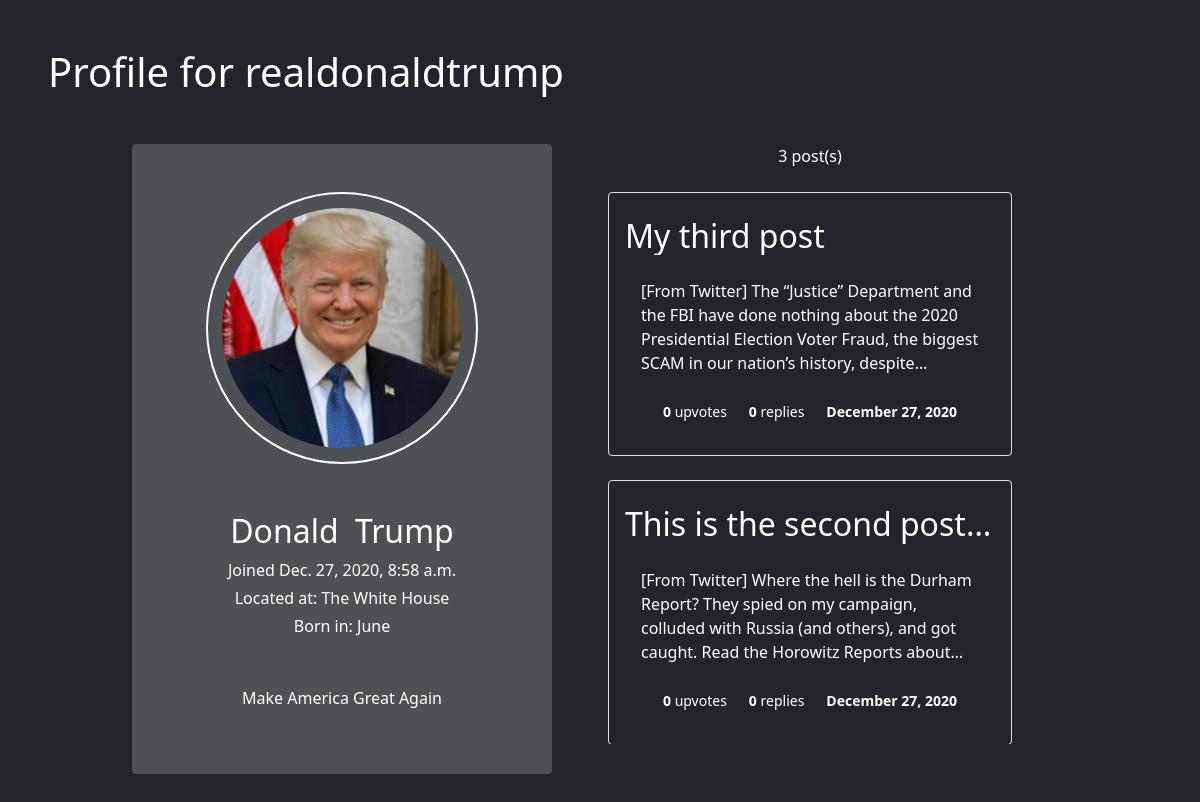
The app's page /profiles/20 with its own data.
### forum/models.py (models this page shows, shortened)
class Profile (models.Model):
    forum_user = models.OneToOneField(ForumUser, on_delete=models.CASCADE)
    picture = models.ImageField(default='defpfp.jpg', upload_to='profiles/', null=True, blank=True)
    date_joined = models.DateTimeField(auto_now_add=True)
    description = models.CharField(max_length=500, null=True, blank=True)
    @property
    def picture_url (self):
        try:
            return self.picture.url
        except:
            return ''
    @property
    def is_description_whitespace (self):
        return self.description.isspace()
    @property
    def post_count (self):
        return ForumPost.objects.filter(profile=self).count()

class ForumUser (models.Model):
    user = models.OneToOneField(User, on_delete=models.CASCADE)
    first_name = models.CharField(max_length=30)
    surname = models.CharField(max_length=30)
    email = models.EmailField(max_length=100)
    phone = models.CharField(max_length=10, validators=[MinLengthValidator(10)])
    dob = models.DateField()
    location = models.CharField(max_length=100, null=True, blank=True)
    @property
    def full_name (self):
        return self.first_name + ' ' + self.surname
    @property
    def dob_month (self):
        months = [
            'January', 'February', 'March', 'April', 'May', 'June',
            'July', 'August', 'September', 'October', 'November', 'December'
        ]
        return months[self.dob.month - 1]

class ForumPost (models.Model):
    profile = models.ForeignKey(Profile, on_delete=models.SET_NULL, null=True)
    title = models.CharField(max_length=200)
    description = models.CharField(max_length=3000, validators=[MinLengthValidator(20)])
    date_posted = models.DateTimeField(auto_now_add=True)
    upvotes = models.IntegerField(default=0, null=True, blank=True)
    @property
    def get_date_full (self):
        return self.date_posted.strftime('%B %d, %Y')

### forum/views.py (the view)
# urls.py: path('profiles/<int:forum_user_id>', profile_details_view, name='profile'),
def profile_details_view (request, forum_user_id):
    if forum_user_id in [obj.id for obj in ForumUser.objects.all()]:
        profile = Profile.objects.get(forum_user=ForumUser.objects.get(id=forum_user_id))
        posts_by_profile = reversed(ForumPost.objects.filter(profile=profile))
        if request.method == 'POST':
            logout(request)
            return redirect('home')
    else:
        raise Http404
    return render(request, 'forum/profile.html', {
        'profile': profile,
        'is_authorized': request.user == profile.forum_user.user,
        'posts': posts_by_profile
    })

### forum/templates/forum/profile.html (shortened to what this page needs)
{% extends 'forum/base.html' %}
{% load static %}
{% block content %}
    <h1 class="mb-5">Profile for {{ profile.forum_user.user.username }} </h1>
    <div class="d-flex justify-content-center mx-5">
        <div style="background-color: #ffffff33;" class="col-5 p-5 rounded">
            <div class="profile-img-outline">
                <div class="profile-img-container"></div>
            </div>
            <h2 style="word-spacing: 0.5rem;" class="mx-auto text-center mt-5"> {{ profile.forum_user.full_name }} </h2>
            <p class="mx-auto text-center my-1">Joined {{ profile.date_joined }} </p>
            <p class="mx-auto text-center my-1">Located at: {{ profile.forum_user.location }} </p>
            <p class="mx-auto text-center my-1">Born in: {{ profile.forum_user.dob_month}} </p>
            {% if profile.description != None and profile.description and not profile.is_description_whitespace %}
                <p class="text-center mt-5"> {{ profile.description }} </p>
            {% else %}
                <p class="mx-auto text-center mt-5"><strong>[ No description for {{ profile.forum_user.user.username }} ]</strong></p>
            {% endif %}
        </div>
        <div class="col-5 mx-5">
            <p class="text-center">{{ profile.post_count }} post(s)</p>
            <div style="height: 35rem; overflow-y: scroll;" class="mt-3 p-2 profile-forum-posts">
                {% for post in posts %}
                    <a style="text-decoration: none;" class="d-block p-3 pt-4 rounded bg-transparent border mb-4"
                    href="{% url 'post-details' post.id %}">
                        <h2 class="mb-4" style="white-space: nowrap; overflow: hidden; text-overflow: ellipsis;">{{ post.title }}</h2>
                        <p class="px-3 forum-post-desc">{{ post.description }}</p>
                        <div style="width: 100%; justify-content: space-evenly;" class="px-3 mt-4 d-flex">
                            <p><small><strong>{{ post.upvotes }}</strong> upvotes</small></p>
                            <p><small><strong>{{ post.upvotes }}</strong> replies</small></p>
                            <p><small><strong>{{ post.get_date_full }}</strong></small></p>
                        </div>
                    </a>
                {% endfor %}
            </div>
        </div>
    </div>
{% endblock content %}

### forum/templates/forum/base.html (shortened to what this page needs)
<!DOCTYPE html>
{% load static %}
<html lang="en">
<head>
    <link href="https://cdn.jsdelivr.net/npm/bootstrap@5.0.0-beta1/dist/css/bootstrap.min.css" rel="stylesheet"
>
    <link rel="stylesheet" href="{% static 'css/base.css' %}">
</head>
<body class="bg-dark p-5">
    {% block content %}{% endblock content%}
</body>
</html>

### static/css/base.css (style rules this page uses)
* { color: white; }

### records on screen
Profile: forum_user.user.username "realdonaldtrump", forum_user.full_name "Donald Trump", date_joined "Dec. 27, 2020, 8:58 a.m.", forum_user.location "The White House", forum_user.dob_month "June", description "Make America Great Again", post_count "3"
ForumPost: title "My third post", description "[From Twitter] The “Justice” Department and the FBI have done nothing about the 2020 Presidential Election Voter Fraud, the biggest SCAM in our nation’s history,…", upvotes "0", get_date_full "December 27, 2020"
ForumPost: title "This is the second post…", description "[From Twitter] Where the hell is the Durham Report? They spied on my campaign, colluded with Russia (and others), and got caught. Read the Horowitz Reports…", upvotes "0", get_date_full "December 27, 2020"
